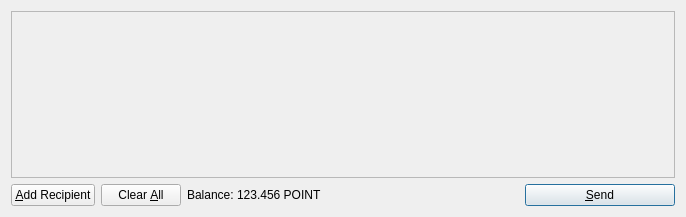
<?xml version="1.0" encoding="UTF-8"?>
<ui version="4.0">
 <class>SendCoinsDialog</class>
 <widget class="QDialog" name="SendCoinsDialog">
  <property name="geometry">
   <rect>
    <x>0</x>
    <y>0</y>
    <width>686</width>
    <height>217</height>
   </rect>
  </property>
  <property name="windowTitle">
   <string>Send Coins</string>
  </property>
  <layout class="QVBoxLayout" name="verticalLayout">
   <item>
    <widget class="QScrollArea" name="scrollArea">
     <property name="widgetResizable">
      <bool>true</bool>
     </property>
     <widget class="QWidget" name="scrollAreaWidgetContents">
      <property name="geometry">
       <rect>
        <x>0</x>
        <y>0</y>
        <width>666</width>
        <height>165</height>
       </rect>
      </property>
      <layout class="QVBoxLayout" name="verticalLayout_2">
       <property name="margin">
        <number>0</number>
       </property>
       <item>
        <layout class="QVBoxLayout" name="entries">
         <property name="spacing">
          <number>6</number>
         </property>
        </layout>
       </item>
       <item>
        <spacer name="verticalSpacer">
         <property name="orientation">
          <enum>Qt::Vertical</enum>
         </property>
         <property name="sizeHint" stdset="0">
          <size>
           <width>20</width>
           <height>40</height>
          </size>
         </property>
        </spacer>
       </item>
      </layout>
     </widget>
    </widget>
   </item>
   <item>
    <layout class="QHBoxLayout" name="horizontalLayout">
     <item>
      <widget class="QPushButton" name="addButton">
       <property name="toolTip">
        <string>Send to multiple recipients at once</string>
       </property>
       <property name="text">
        <string>&amp;Add Recipient</string>
       </property>
       <property name="icon">
        <iconset resource="../bitcoin.qrc">
         <normaloff>:/icons/add</normaloff>:/icons/add</iconset>
       </property>
       <property name="autoDefault">
        <bool>false</bool>
       </property>
      </widget>
     </item>
     <item>
      <widget class="QPushButton" name="clearButton">
       <property name="sizePolicy">
        <sizepolicy hsizetype="Minimum" vsizetype="Fixed">
         <horstretch>0</horstretch>
         <verstretch>0</verstretch>
        </sizepolicy>
       </property>
       <property name="toolTip">
        <string>Remove all transaction fields</string>
       </property>
       <property name="text">
        <string>Clear &amp;All</string>
       </property>
       <property name="icon">
        <iconset resource="../bitcoin.qrc">
         <normaloff>:/icons/remove</normaloff>:/icons/remove</iconset>
       </property>
       <property name="autoRepeatDelay">
        <number>300</number>
       </property>
       <property name="autoDefault">
        <bool>false</bool>
       </property>
      </widget>
     </item>
     <item>
      <layout class="QHBoxLayout" name="horizontalLayout_2">
       <property name="spacing">
        <number>3</number>
       </property>
       <item>
        <widget class="QLabel" name="label">
         <property name="text">
          <string>Balance:</string>
         </property>
        </widget>
       </item>
       <item>
        <widget class="QLabel" name="labelBalance">
         <property name="cursor">
          <cursorShape>IBeamCursor</cursorShape>
         </property>
         <property name="text">
          <string>123.456 POINT</string>
         </property>
         <property name="textInteractionFlags">
          <set>Qt::LinksAccessibleByMouse|Qt::TextSelectableByKeyboard|Qt::TextSelectableByMouse</set>
         </property>
        </widget>
       </item>
      </layout>
     </item>
     <item>
      <spacer name="horizontalSpacer">
       <property name="orientation">
        <enum>Qt::Horizontal</enum>
       </property>
       <property name="sizeHint" stdset="0">
        <size>
         <width>40</width>
         <height>20</height>
        </size>
       </property>
      </spacer>
     </item>
     <item>
      <widget class="QPushButton" name="sendButton">
       <property name="minimumSize">
        <size>
         <width>150</width>
         <height>0</height>
        </size>
       </property>
       <property name="toolTip">
        <string>Confirm the send action</string>
       </property>
       <property name="text">
        <string>&amp;Send</string>
       </property>
       <property name="icon">
        <iconset resource="../bitcoin.qrc">
         <normaloff>:/icons/send</normaloff>:/icons/send</iconset>
       </property>
       <property name="default">
        <bool>true</bool>
       </property>
      </widget>
     </item>
    </layout>
   </item>
  </layout>
 </widget>
 <resources>
  <include location="../bitcoin.qrc"/>
 </resources>
 <connections/>
</ui>
